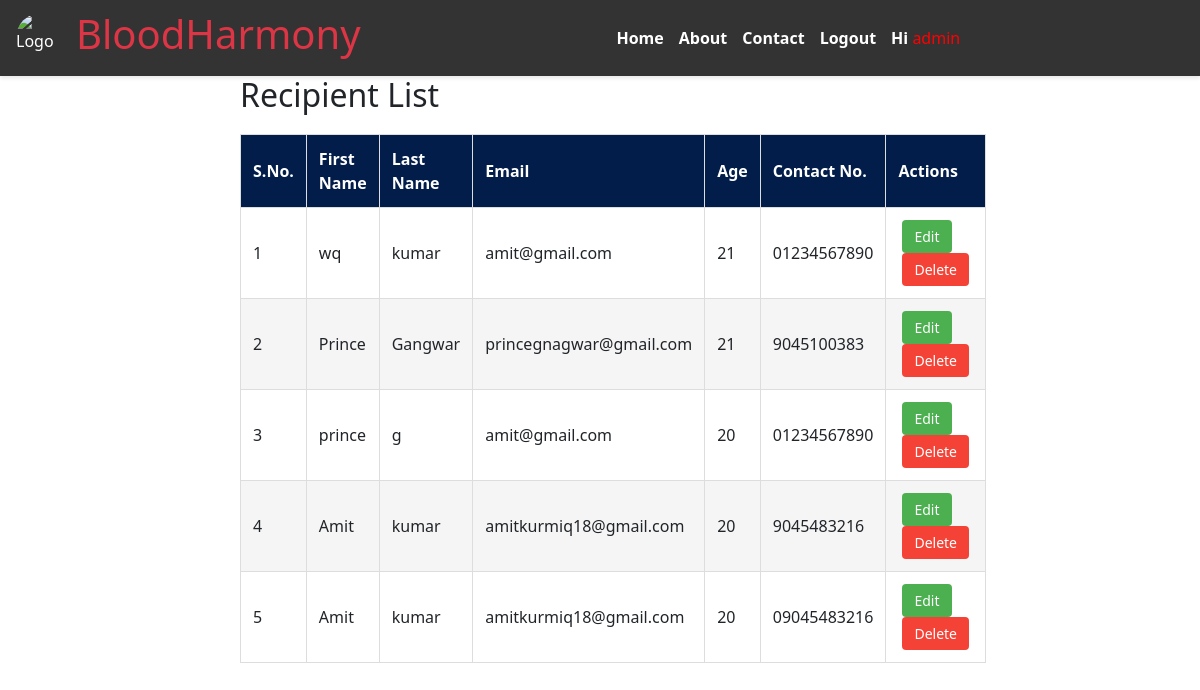
The page /recipients/ (signed in) on the database its author committed.
### donor/models.py (models this page shows, shortened)
class RecipientProfile(models.Model):
    user = models.OneToOneField(UserProfile, on_delete=models.CASCADE)
    first_name = models.CharField(max_length=30)
    last_name = models.CharField(max_length=30)
    age = models.IntegerField()
    contact_number = models.CharField(max_length=15)
    address = models.CharField(max_length=255)

class UserProfile(models.Model):
    user = models.OneToOneField(User, on_delete=models.CASCADE)
    user_type = models.CharField(max_length=20)
    otp = models.CharField(max_length=6, null=True, blank=True)
    email_verified = models.BooleanField(default=False)

### donor/views.py (the view)
# urls.py: path('recipients/', views.recipient_list_view, name='recipient_list'),
def recipient_list_view(request):
    recipients = RecipientProfile.objects.all()
    context = {'recipients': recipients}
    return render(request, 'donor/recipient_list.html', context)

### donor/templates/donor/recipient_list.html (shortened to what this page needs)
{% extends "home.html" %}
{% block content %}
<div class="recipient-list-container">
    <h2 class="recipient-list-title">Recipient List</h2>
    <table id="recipient-table">
        <thead>
            <tr>
                <th>S.No.</th>
                <th>First Name</th>
                <th>Last Name</th>
                <th>Email</th>
                <th>Age</th>
                <th>Contact No.</th>
                <th>Actions</th>
            </tr>
        </thead>
        <tbody>
            {% for recipient in recipients %}
            <tr>
                <td>{{ forloop.counter }}</td>
                <td>{{ recipient.first_name }}</td>
                <td>{{ recipient.last_name }}</td>
                <td>{{ recipient.user.user.email }}</td>
                <td>{{ recipient.age }}</td>
                <td>{{ recipient.contact_number }}</td>
                <td>
                    <a href="{% url 'edit_recipient' recipient.id %}" class="action-btn edit">Edit</a>
                    <a href="{% url 'delete_recipient' recipient.id %}" class="action-btn delete">Delete</a>
                </td>
            </tr>
            {% empty %}
            <tr>
                <td colspan="7" style="text-align: center;">No recipients available.</td>
            </tr>
            {% endfor %}
        </tbody>
    </table>
</div>
{% endblock %}

### donor/templates/home.html (shortened to what this page needs)
<!DOCTYPE html>
<html lang="en">
<head>
    {% load static %}
    <link rel="stylesheet" href="{% static 'css/a.css' %}" />
    <link
      href="https://cdn.jsdelivr.net/npm/bootstrap@5.3.3/dist/css/bootstrap.min.css"
      rel="stylesheet"
    />
</head>
<body>
    <header>
        <nav>
            <div class="logo">
                <img
                  src="https://media.istockphoto.com/id/627356286/photo/general-practitioner-doing-blood-test.jpg?s=612x612&w=0&k=20&c=Zzz_k6JuoDvpmBCKZ_pBzw81yd3awM4hIr6Bf7Zoxig="
                  alt="Logo"
                />
                <h1>
                    <a
                      class="text-danger text-decoration-none cursor-pointer"
                      href="{% url 'index' %}"
                    >BloodHarmony</a>
                </h1>
            </div>
            <ul class="nav-links">
                <li><a href="{% url 'index' %}">Home</a></li>
                <li><a href="{% url 'about' %}">About</a></li>
                <li><a href="{% url 'contact' %}">Contact</a></li>
                {% if user.is_authenticated %}
                    <li><a href="{% url 'logout' %}">Logout</a></li>
                    <li><a>Hi <span>{{ user.username }}</span></a></li>
                {% else %}
                    <li><a href="{% url 'login' %}">Login</a></li>
                    <li><a href="{% url 'register' %}">Register</a></li>
                {% endif %}
            </ul>
        </nav>
    </header>
    {% block content %}{% endblock %}
</body>
</html>

### donor/static/css/a.css (style rules this page uses)
* { margin: 0; padding: 0; box-sizing: border-box; }
body { font-family: Arial, sans-serif; background-color: #f4f4f4; width: 100vw; display: flex; flex-direction: column; }
html, body { height: 100%; margin: 0; }
header { background-color: #333; color: white; padding: 10px 0; box-shadow: 0 2px 4px rgba(0, 0, 0, 0.1); }
nav { display: flex; justify-content: space-between; align-items: center; max-width: 1200px; margin: 0 auto; padding: 0 1rem; }
.logo { display: flex; align-items: center; }
.logo img { width: 50px; height: 50px; border-radius: 50%; }
.logo h1 { color: white; margin-left: 10px; }
.nav-links { list-style: none; display: flex; gap: 15px; margin: auto; }
.nav-links li { display: inline; }
.nav-links a { color: white; text-decoration: none; font-weight: bold; transition: color 0.3s; margin-top: 20px; }
html, body { height: 100%; margin: 0; display: flex; flex-direction: column; }

### rows shown on the page
RecipientProfile: first_name "wq", last_name "kumar", user.user.email "amit@gmail.com", age "21", contact_number "01234567890"
RecipientProfile: first_name "Prince", last_name "Gangwar", user.user.email "princegnagwar@gmail.com", age "21", contact_number "9045100383"
RecipientProfile: first_name "prince", last_name "g", user.user.email "amit@gmail.com", age "20", contact_number "01234567890"
RecipientProfile: first_name "Amit", last_name "kumar", user.user.email "amitkurmiq18@gmail.com", age "20", contact_number "9045483216"
RecipientProfile: first_name "Amit", last_name "kumar", user.user.email "amitkurmiq18@gmail.com", age "20", contact_number "09045483216"

### other values the page prints
{{ user.username }} "admin"
